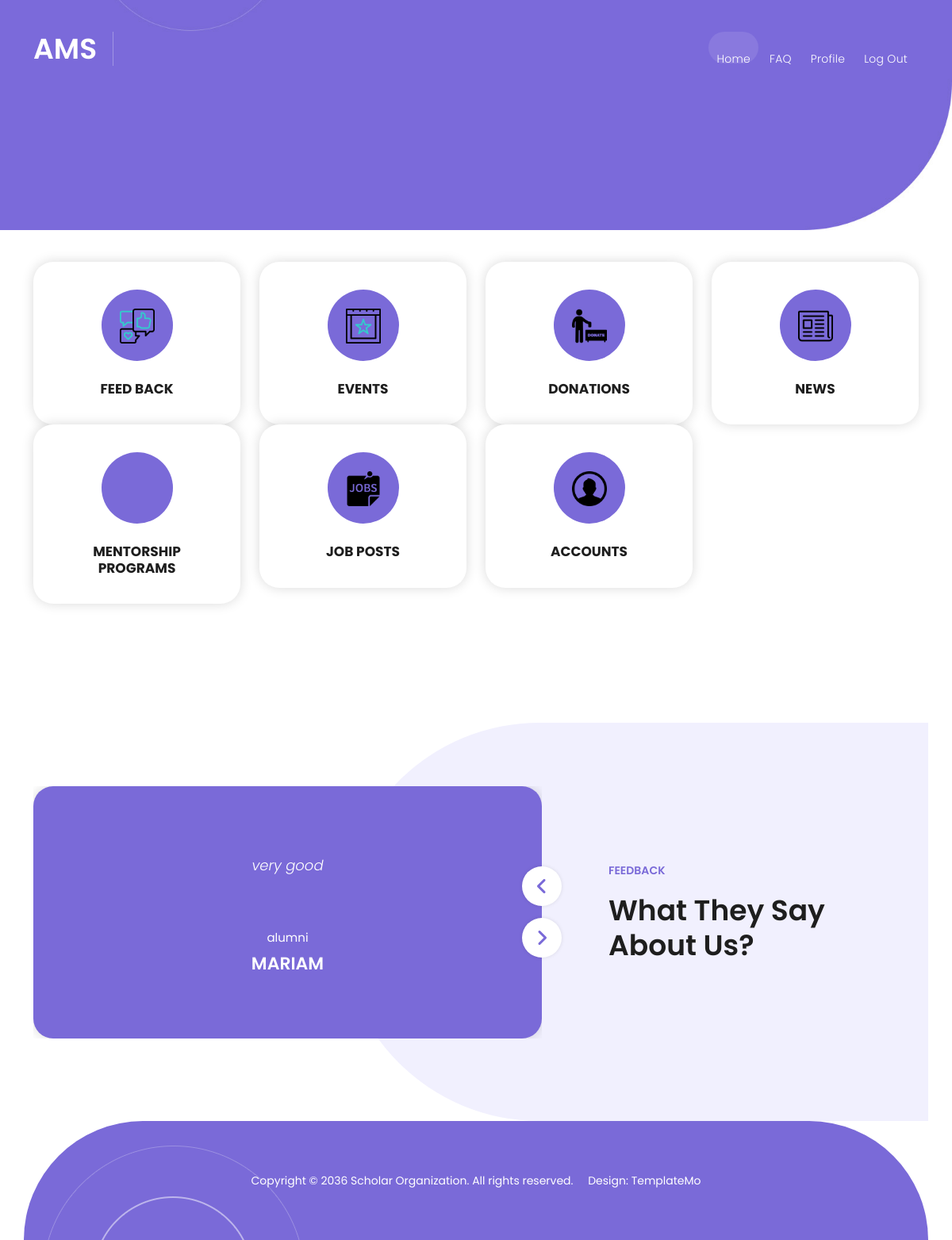
/View/admin/home.php, run on an earlier commit of the app's database.
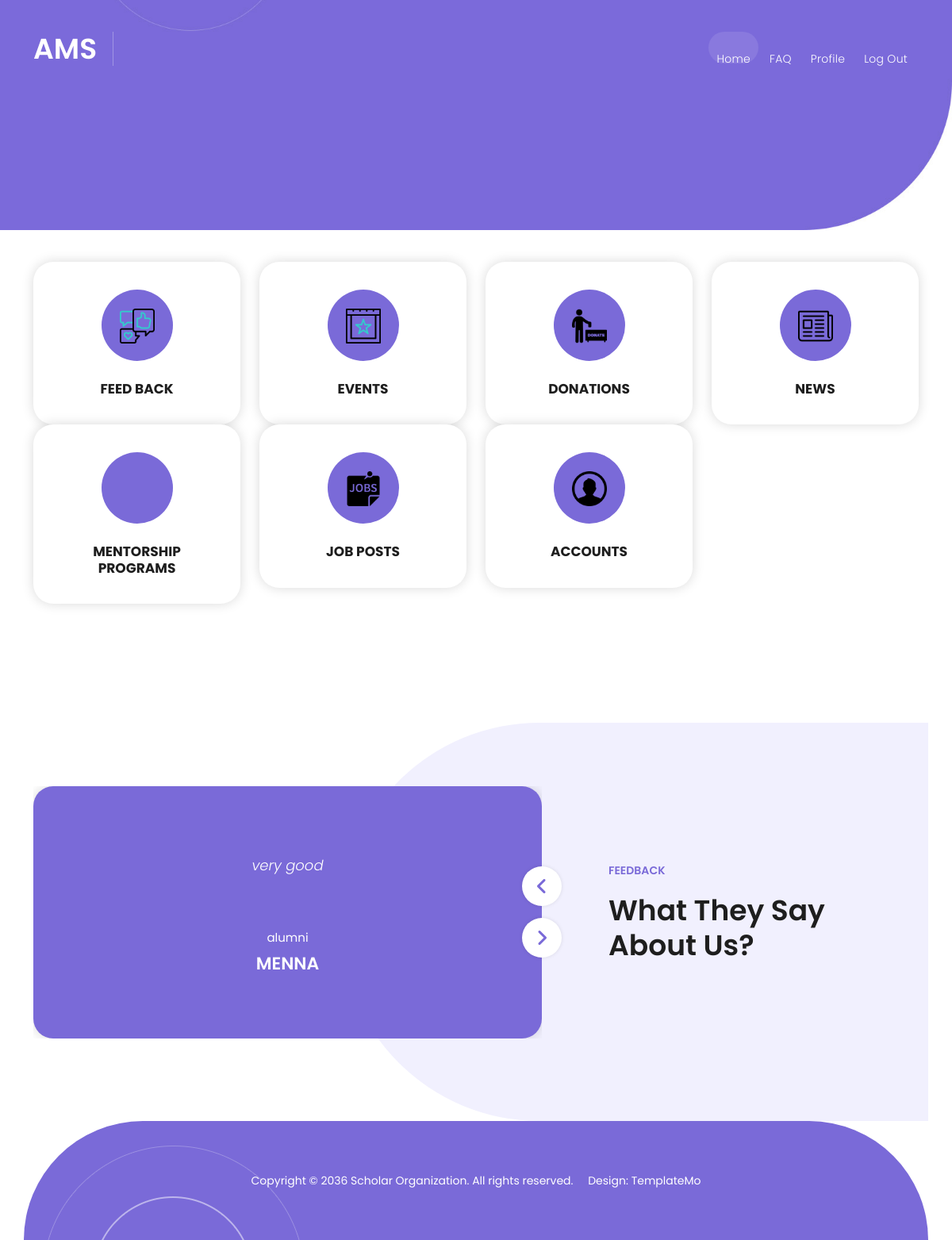
And on a later commit of the database.
### tables this page shows
CREATE TABLE `feedback` (
  `ID` int(11) NOT NULL,
  `name` varchar(11) NOT NULL,
  `content` varchar(11) NOT NULL,
  `role` varchar(11) NOT NULL
);

### Controller/database.php (called while the page is built, shortened)
<?php
class database {
     public $con;
     public function __construct()
     {
          $this->con = mysqli_connect("localhost", "root", "", "ams");
     }
     public function select($table_name)
     {
          $array = array();
          $query = "SELECT * FROM `".$table_name."`";
          $result = mysqli_query($this->con, $query);
          while($row = mysqli_fetch_assoc($result))
          {
               $array[] = $row;
          }
          return $array;
     }
}

### View/admin/home.php (the view, shortened to what the changed rows need)
<?php
  require_once '../../Controller/database.php';
  $data = new database;
 ?>
<!DOCTYPE html>
<html lang="en">
  <head>
    <link href="../../View/vendor/bootstrap/css/bootstrap.min.css" rel="stylesheet">
    <link rel="stylesheet" href="../../View/assets/css/fontawesome.css">
    <link rel="stylesheet" href="../../View/assets/css/templatemo-scholar.css">
    <link rel="stylesheet" href="../../View/assets/css/owl.css">
    <link rel="stylesheet" href="../../View/assets/css/animate.css">
    <link rel="stylesheet"href="https://unpkg.com/swiper@7/swiper-bundle.min.css"/>
  </head>
<body>
  <header class="header-area header-sticky">
    <div class="container">
      <div class="row">
        <div class="col-12">
          <nav class="main-nav">
            <a href="../../index.php" class="logo">
              <h1>AMS</h1>
            </a>
          </nav>
        </div>
      </div>
    </div>
  </header>
  <br>
  <br>
  <br>
  <br>
  <br>
  <div class="features">
    <div class="container">
      <div class="row">
            <br>
            <br>
            <br>
  <div class="section testimonials" id="feedback">
    <div class="container">
      <div class="row">
        <div class="col-lg-7">
          <div class="owl-carousel owl-testimonials">
            <?php
            $post_data = $data->select('feedback');
            foreach($post_data as $post)
            {
              $name = $post["name"];
              $content = $post["content"];
              $role = $post["role"];
              ?>
              <div class="item">
               <p><?php echo $content?> </p>
              <div class="author">
                <span class="category"><?php echo $role?></span>
                <h4><?php echo $name?></h4>
              </div>
            </div>
              <?php
            }
            ?>
          </div>
        </div>
        <div class="col-lg-5 align-self-center">
          <div class="section-heading">
            <h2>What they say about us?</h2>
          </div>
        </div>
      </div>
    </div>
  </div>
  </body>
</html>

What changed in the data, as far as the page shows it:
changed feedback "very good": name "MARIAM" → "MENNA"
